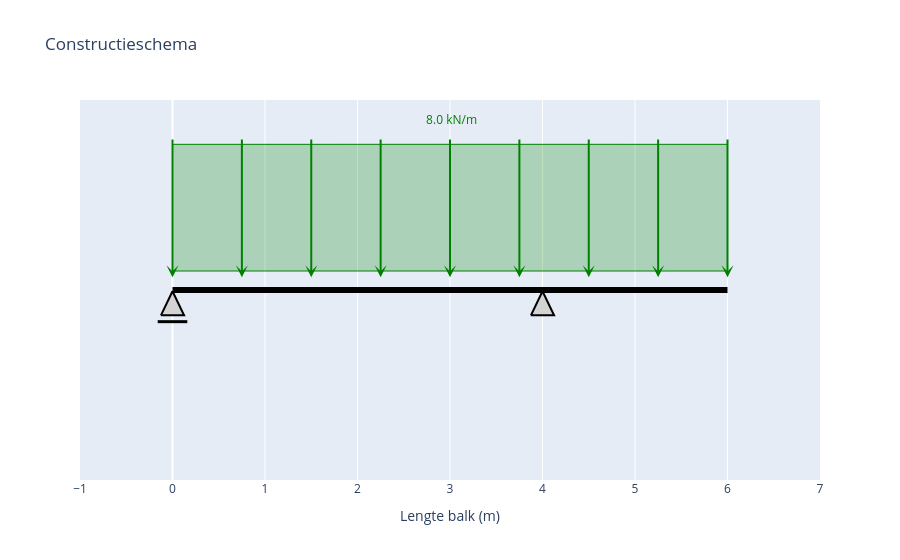

The code cell stored with this chart in its notebook:
### Code cell
# --- toon de figuren ---
fig_schema = maak_constructieschema_plotly()
fig_schema.show()

### Figure 1 — Plotly figure (JSON) as saved in the notebook; plotly's stock layout.template omitted (floating-point values rounded to 4 significant figures)
{"data": [{"hoverinfo": "skip", "line": {"color": "black", "width": 6}, "mode": "lines", "type": "scatter", "x": [0, 6], "y": [0, 0]}, {"fill": "toself", "fillcolor": "lightgray", "hoverinfo": "skip", "line": {"color": "black", "width": 2}, "mode": "lines", "opacity": 1, "type": "scatter", "x": [-0.125, 0.125, 0, -0.125], "y": [-0.2, -0.2, -0.01, -0.2]}, {"hoverinfo": "skip", "line": {"color": "black", "width": 3}, "mode": "lines", "type": "scatter", "x": [-0.16, 0.16], "y": [-0.25, -0.25]}, {"fill": "toself", "fillcolor": "lightgray", "hoverinfo": "skip", "line": {"color": "black", "width": 2}, "mode": "lines", "opacity": 1, "type": "scatter", "x": [3.875, 4.125, 4, 3.875], "y": [-0.2, -0.2, -0.01, -0.2]}], "layout": {"annotations": [{"arrowcolor": "green", "arrowhead": 3, "arrowsize": 1, "arrowwidth": 2, "ax": 0, "axref": "x", "ay": 1.2, "ayref": "y", "showarrow": true, "text": "", "x": 0, "xref": "x", "y": 0.1, "yref": "y"}, {"arrowcolor": "green", "arrowhead": 3, "arrowsize": 1, "arrowwidth": 2, "ax": 0.75, "axref": "x", "ay": 1.2, "ayref": "y", "showarrow": true, "text": "", "x": 0.75, "xref": "x", "y": 0.1, "yref": "y"}, {"arrowcolor": "green", "arrowhead": 3, "arrowsize": 1, "arrowwidth": 2, "ax": 1.5, "axref": "x", "ay": 1.2, "ayref": "y", "showarrow": true, "text": "", "x": 1.5, "xref": "x", "y": 0.1, "yref": "y"}, {"arrowcolor": "green", "arrowhead": 3, "arrowsize": 1, "arrowwidth": 2, "ax": 2.25, "axref": "x", "ay": 1.2, "ayref": "y", "showarrow": true, "text": "", "x": 2.25, "xref": "x", "y": 0.1, "yref": "y"}, {"arrowcolor": "green", "arrowhead": 3, "arrowsize": 1, "arrowwidth": 2, "ax": 3, "axref": "x", "ay": 1.2, "ayref": "y", "showarrow": true, "text": "", "x": 3, "xref": "x", "y": 0.1, "yref": "y"}, {"arrowcolor": "green", "arrowhead": 3, "arrowsize": 1, "arrowwidth": 2, "ax": 3.75, "axref": "x", "ay": 1.2, "ayref": "y", "showarrow": true, "text": "", "x": 3.75, "xref": "x", "y": 0.1, "yref": "y"}, {"arrowcolor": "green", "arrowhead": 3, "arrowsize": 1, "arrowwidth": 2, "ax": 4.5, "axref": "x", "ay": 1.2, "ayref": "y", "showarrow": true, "text": "", "x": 4.5, "xref": "x", "y": 0.1, "yref": "y"}, {"arrowcolor": "green", "arrowhead": 3, "arrowsize": 1, "arrowwidth": 2, "ax": 5.25, "axref": "x", "ay": 1.2, "ayref": "y", "showarrow": true, "text": "", "x": 5.25, "xref": "x", "y": 0.1, "yref": "y"}, {"arrowcolor": "green", "arrowhead": 3, "arrowsize": 1, "arrowwidth": 2, "ax": 6, "axref": "x", "ay": 1.2, "ayref": "y", "showarrow": true, "text": "", "x": 6, "xref": "x", "y": 0.1, "yref": "y"}, {"font": {"color": "green"}, "showarrow": false, "text": " 8.0 kN/m", "x": 3, "y": 1.35}], "autosize": true, "shapes": [{"fillcolor": "rgba(0,128,0,0.25)", "line": {"color": "green", "width": 1}, "type": "rect", "x0": 0, "x1": 6, "y0": 0.15, "y1": 1.15}], "showlegend": false, "title": {"text": "Constructieschema"}, "xaxis": {"autorange": false, "dtick": 1, "range": [-1, 7], "title": {"text": "Lengte balk (m)"}, "type": "linear"}, "yaxis": {"autorange": false, "range": [-1.5, 1.5], "showgrid": false, "showticklabels": false, "title": {}, "type": "linear", "zeroline": false}}}
